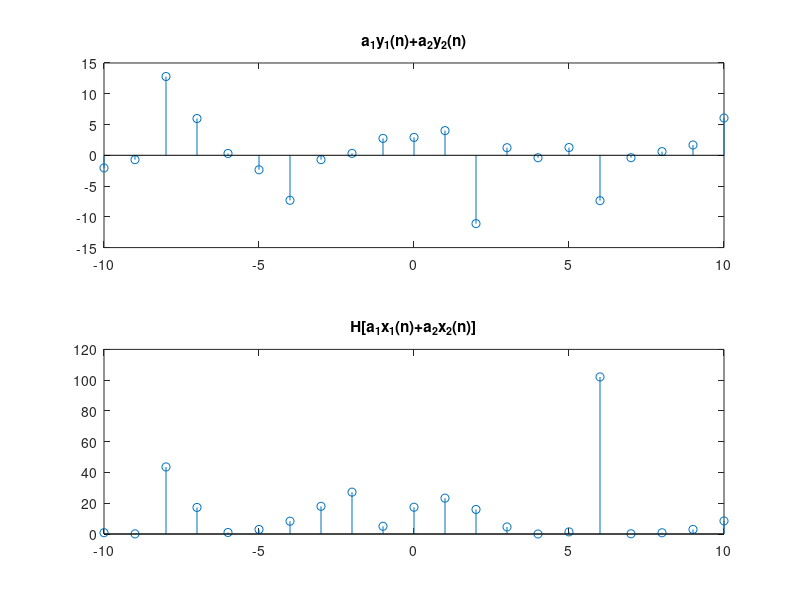

Here is the MATLAB script that generated this plot:
%y(n) = x^2(n)
n = -10:10;
x1 = randn(size(n)); %Tín hiệu x1 ngẫu nhiên
x2 = randn(size(n)); %Tín hiệu x2 ngẫu nhiên
a1 = 3; a2 = -2; %a1, a2 tùy ý
y1 = x1.^2;
y2 = x2.^2;

y = (a1*x1 + a2*x2).^2; %Tin hieu ra khi tin hieu vao la tong cua x1, x2 kem he so
y_t = a1*y1+a2*y2; %Tong cua cac tin hieu ra ung voi cac tin hieu vao kem he so

subplot(211), stem(n,y_t);
title('a_1y_1(n)+a_2y_2(n)');

subplot(212), stem(n,y);
title('H[a_1x_1(n)+a_2x_2(n)]');

%Ket luan: y(n) = x^2(n) Ko tuyen tinh